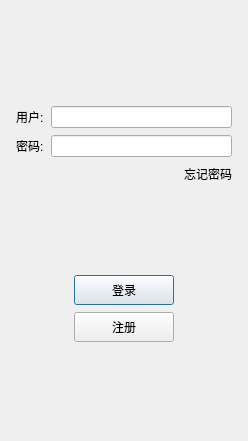
<?xml version="1.0" encoding="UTF-8"?>
<ui version="4.0">
 <class>LoginDialog</class>
 <widget class="QDialog" name="LoginDialog">
  <property name="geometry">
   <rect>
    <x>0</x>
    <y>0</y>
    <width>248</width>
    <height>441</height>
   </rect>
  </property>
  <property name="windowTitle">
   <string>Dialog</string>
  </property>
  <layout class="QHBoxLayout" name="horizontalLayout">
   <item>
    <layout class="QVBoxLayout" name="verticalLayout">
     <property name="spacing">
      <number>7</number>
     </property>
     <property name="leftMargin">
      <number>5</number>
     </property>
     <property name="topMargin">
      <number>5</number>
     </property>
     <property name="rightMargin">
      <number>5</number>
     </property>
     <property name="bottomMargin">
      <number>5</number>
     </property>
     <item>
      <widget class="QWidget" name="widget" native="true">
       <layout class="QGridLayout" name="gridLayout">
        <item row="0" column="0">
         <widget class="QLabel" name="label">
          <property name="enabled">
           <bool>true</bool>
          </property>
          <property name="text">
           <string/>
          </property>
          <property name="pixmap">
           <pixmap resource="rc.qrc">:/resource/ice.png</pixmap>
          </property>
          <property name="alignment">
           <set>Qt::AlignmentFlag::AlignCenter</set>
          </property>
         </widget>
        </item>
        <item row="1" column="0">
         <spacer name="verticalSpacer">
          <property name="orientation">
           <enum>Qt::Orientation::Vertical</enum>
          </property>
          <property name="sizeHint" stdset="0">
           <size>
            <width>20</width>
            <height>40</height>
           </size>
          </property>
         </spacer>
        </item>
       </layout>
      </widget>
     </item>
     <item>
      <layout class="QHBoxLayout" name="horizontalLayout_2">
       <item>
        <widget class="QLabel" name="user_label">
         <property name="maximumSize">
          <size>
           <width>16777215</width>
           <height>25</height>
          </size>
         </property>
         <property name="text">
          <string>用户:</string>
         </property>
        </widget>
       </item>
       <item>
        <widget class="QLineEdit" name="user_edit">
         <property name="maximumSize">
          <size>
           <width>16777215</width>
           <height>25</height>
          </size>
         </property>
        </widget>
       </item>
      </layout>
     </item>
     <item>
      <layout class="QHBoxLayout" name="horizontalLayout_3">
       <item>
        <widget class="QLabel" name="password_label">
         <property name="maximumSize">
          <size>
           <width>16777215</width>
           <height>25</height>
          </size>
         </property>
         <property name="text">
          <string>密码:</string>
         </property>
        </widget>
       </item>
       <item>
        <widget class="QLineEdit" name="password_edit">
         <property name="maximumSize">
          <size>
           <width>16777215</width>
           <height>25</height>
          </size>
         </property>
        </widget>
       </item>
      </layout>
     </item>
     <item>
      <layout class="QHBoxLayout" name="horizontalLayout_4">
       <item>
        <spacer name="horizontalSpacer">
         <property name="orientation">
          <enum>Qt::Orientation::Horizontal</enum>
         </property>
         <property name="sizeHint" stdset="0">
          <size>
           <width>40</width>
           <height>20</height>
          </size>
         </property>
        </spacer>
       </item>
       <item>
        <widget class="QLabel" name="forget_label">
         <property name="maximumSize">
          <size>
           <width>16777215</width>
           <height>25</height>
          </size>
         </property>
         <property name="text">
          <string>忘记密码</string>
         </property>
        </widget>
       </item>
      </layout>
     </item>
     <item>
      <spacer name="verticalSpacer_2">
       <property name="orientation">
        <enum>Qt::Orientation::Vertical</enum>
       </property>
       <property name="sizeHint" stdset="0">
        <size>
         <width>20</width>
         <height>40</height>
        </size>
       </property>
      </spacer>
     </item>
     <item>
      <layout class="QHBoxLayout" name="horizontalLayout_5">
       <item>
        <spacer name="horizontalSpacer_3">
         <property name="orientation">
          <enum>Qt::Orientation::Horizontal</enum>
         </property>
         <property name="sizeHint" stdset="0">
          <size>
           <width>40</width>
           <height>20</height>
          </size>
         </property>
        </spacer>
       </item>
       <item>
        <widget class="QPushButton" name="login_button">
         <property name="minimumSize">
          <size>
           <width>100</width>
           <height>30</height>
          </size>
         </property>
         <property name="text">
          <string>登录</string>
         </property>
        </widget>
       </item>
       <item>
        <spacer name="horizontalSpacer_2">
         <property name="orientation">
          <enum>Qt::Orientation::Horizontal</enum>
         </property>
         <property name="sizeHint" stdset="0">
          <size>
           <width>40</width>
           <height>20</height>
          </size>
         </property>
        </spacer>
       </item>
      </layout>
     </item>
     <item>
      <layout class="QHBoxLayout" name="horizontalLayout_6">
       <item>
        <spacer name="horizontalSpacer_5">
         <property name="orientation">
          <enum>Qt::Orientation::Horizontal</enum>
         </property>
         <property name="sizeHint" stdset="0">
          <size>
           <width>40</width>
           <height>20</height>
          </size>
         </property>
        </spacer>
       </item>
       <item>
        <widget class="QPushButton" name="register_button">
         <property name="minimumSize">
          <size>
           <width>100</width>
           <height>30</height>
          </size>
         </property>
         <property name="text">
          <string>注册</string>
         </property>
        </widget>
       </item>
       <item>
        <spacer name="horizontalSpacer_4">
         <property name="orientation">
          <enum>Qt::Orientation::Horizontal</enum>
         </property>
         <property name="sizeHint" stdset="0">
          <size>
           <width>40</width>
           <height>20</height>
          </size>
         </property>
        </spacer>
       </item>
      </layout>
     </item>
     <item>
      <spacer name="verticalSpacer_3">
       <property name="orientation">
        <enum>Qt::Orientation::Vertical</enum>
       </property>
       <property name="sizeHint" stdset="0">
        <size>
         <width>20</width>
         <height>40</height>
        </size>
       </property>
      </spacer>
     </item>
    </layout>
   </item>
  </layout>
 </widget>
 <resources>
  <include location="rc.qrc"/>
 </resources>
 <connections/>
</ui>
